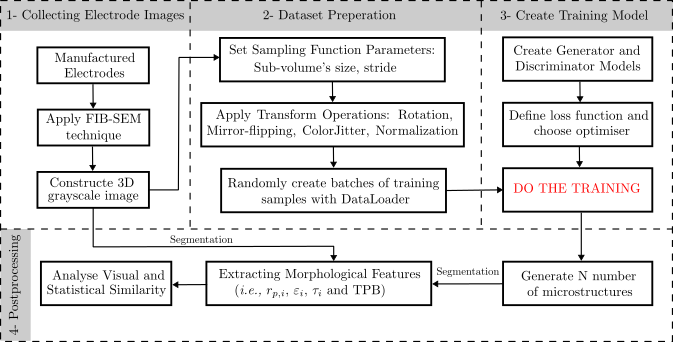
#> input picture utils/images/project_pipeline.png, 673 x 342 px
$ python -i image_ops.py   (imports and definitions only)   (older library calls are emulated)
#> lines starting #> are read from the running program, lines starting #| are printed output that depends on the picture; after the words box and inside, x2 and y2 are one past the last pixel; in counts of white or black regions, pixels touching at a corner belong together
#> further down, picture is the input picture: shape (342, 673, 3); mean B, G, R 228.8, 228.8, 229.1
import cv2
import numpy as np
import math
from scipy.ndimage import median_filter

def get_deskew_angle_hough_gradient(image):
    """
    Detects the skew angle using strictly horizontal gradients and
    finding the longest dominant line (ignoring short noise/pores).
    """
    if len(image.shape) == 3:
        gray = cv2.cvtColor(image, cv2.COLOR_BGR2GRAY)
    else:
        gray = image

    h, w = gray.shape
#> h = 342; w = 673

    # 1. Sobel Y-Direction Only
    sobel_y = cv2.Sobel(gray, cv2.CV_64F, 0, 1, ksize=3)
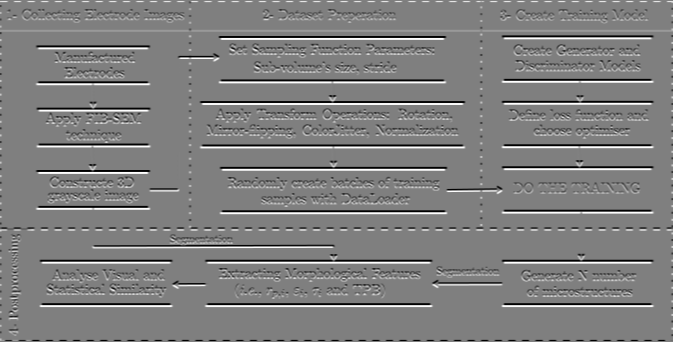
#> sobel_y: shape (342, 673) float64; min -1020, max 1020, mean 0.8; drawn with min black and max white
    abs_sobel_y = np.absolute(sobel_y)
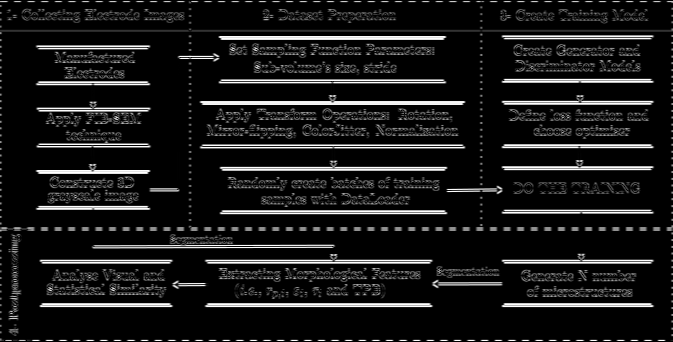
#> abs_sobel_y: shape (342, 673) float64; min 0, max 1020, mean 102; drawn with min black and max white

    # Convert to 8-bit
    sobel_8u = np.uint8(255 * abs_sobel_y / np.max(abs_sobel_y))

    # 2. Thresholding to isolate strong edges
    _, binary_edges = cv2.threshold(sobel_8u, 0, 255, cv2.THRESH_BINARY + cv2.THRESH_OTSU)
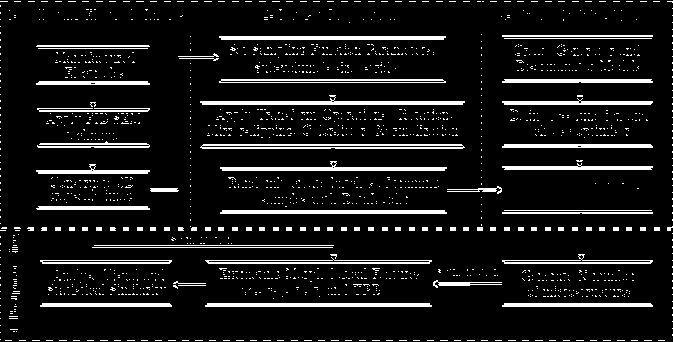
#> binary_edges: shape (342, 673); 9.1% white; 1725 white regions (1642 under 20 px), largest, box (x1, y1, x2, y2) and area: (200, 95, 465, 105) 1071, (200, 144, 465, 149) 1044, (220, 161, 447, 171) 921

    # 3. Probabilistic Hough Line Transform
    min_length = w * 0.5
#> min_length = 336.5
    max_gap = 50

    lines = cv2.HoughLinesP(binary_edges, 1, np.pi / 180, threshold=50,
                            minLineLength=min_length, maxLineGap=max_gap)
#> lines = 22 rows, first 6: [42, 262, 429, 262], [203, 144, 672, 144], [14, 306, 431, 306], [0, 305, 431, 305], [15, 304, 429, 304], [200, 147, 652, 147]

    debug_img = cv2.cvtColor(binary_edges, cv2.COLOR_GRAY2BGR)

    valid_angles = []

    if lines is not None:
        for line in lines:
            x1, y1, x2, y2 = line[0]

            angle = math.degrees(math.atan2(y2 - y1, x2 - x1))

            # Filter: Horizontal Check
            if abs(angle) > 15:
                continue

            # Filter: Border Check
            if y1 < h * 0.02 or y1 > h * 0.98:
                continue

            valid_angles.append(angle)
            cv2.line(debug_img, (x1, y1), (x2, y2), (0, 255, 0), 2)
#> this loop made 22 passes
#> (x1, y1, x2, y2) on passes 1 to 12: (42, 262, 429, 262), (203, 144, 672, 144), (14, 306, 431, 306), (0, 305, 431, 305), (15, 304, 429, 304), (200, 147, 652, 147), (149, 145, 672, 145), (42, 303, 429, 303), (219, 82, 652, 82), (42, 263, 429, 263), (40, 260, 431, 260), (200, 102, 652, 102)
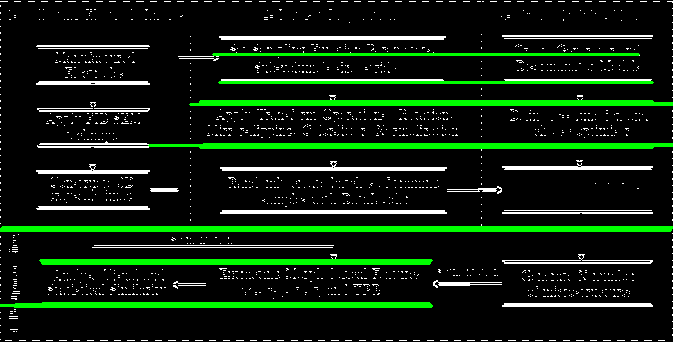
#> debug_img: shape (342, 673, 3); mean B, G, R 14.8, 33.9, 14.8
#> after the loop, valid_angles = [0, 0, 0, 0, 0, 0, 0, 0, 0, 0, 0, 0, 0, 0, 0, 0, 0, 0, 0, 0]

    if valid_angles:
        final_angle = np.median(valid_angles)
#> final_angle = 0
    else:
        print("No valid long lines found.")
        final_angle = 0.0

    return final_angle, sobel_8u, debug_img


# [103 lines left out: functions smooth_angles_temporal, smooth_angles_moving_average, align_with_phase_correlation, rotate_image, remove_black_vignette, not called in this run]

>>> import cv2
>>> picture = cv2.imread('images/project_pipeline.png')
>>> result = get_deskew_angle_hough_gradient(picture)
